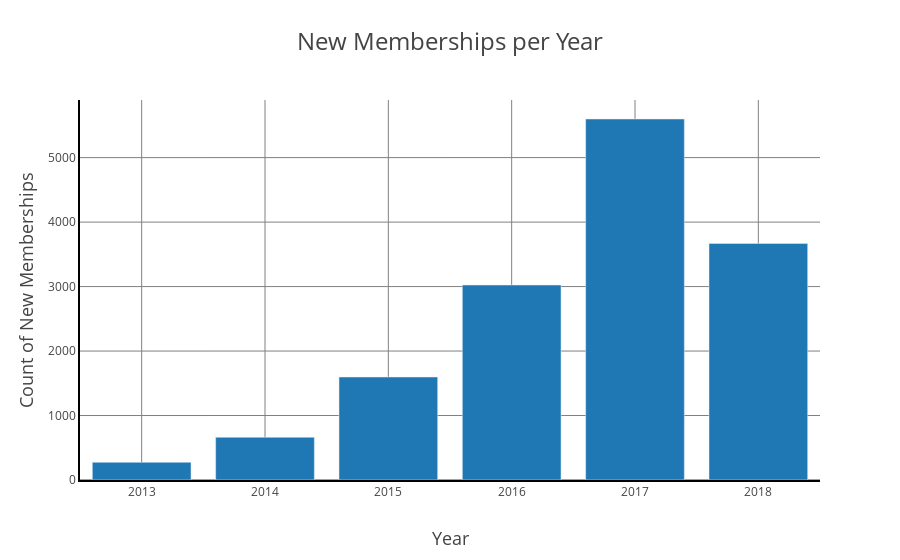
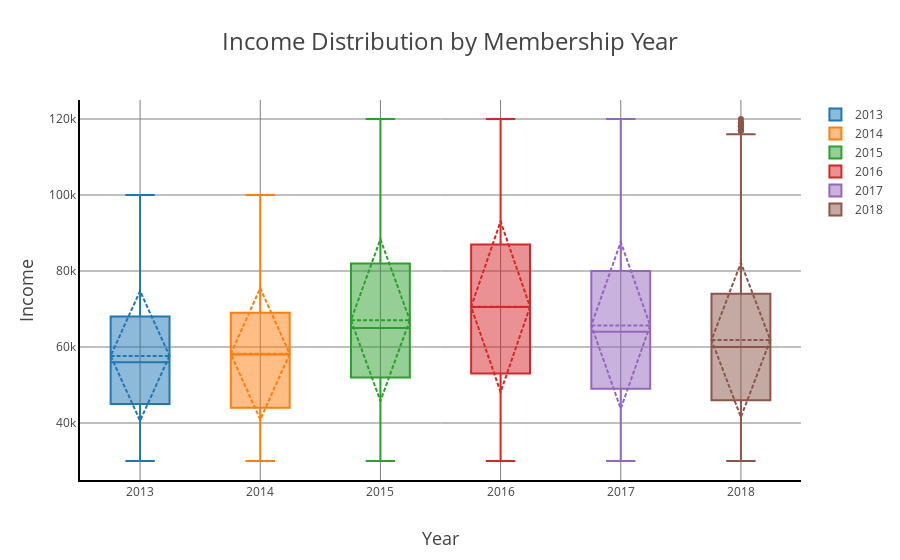

Notebook source saved alongside these figures, in order:
### Markdown cell above
### Membership Duration Analysis

### Code cell
cleaned_profile_df['became_member_on'] = pd.to_datetime(cleaned_profile_df['became_member_on'])
cleaned_profile_df['membership_year'] = cleaned_profile_df['became_member_on'].dt.year

# Membership trend over time
memberships_by_year = cleaned_profile_df.groupby('membership_year').size()
fig1 = go.Figure(data=[
    go.Bar(x=memberships_by_year.index, y=memberships_by_year.values)
])
fig1.update_layout(title='New Memberships per Year',
                   xaxis_title='Year',
                   yaxis_title='Count of New Memberships',
                   template= graph_custom_template)
fig1.show()

# Box plot for income by membership year
fig2 = go.Figure()
for year in sorted(cleaned_profile_df['membership_year'].unique()):
    fig2.add_trace(go.Box(
        y=cleaned_profile_df[cleaned_profile_df['membership_year'] == year]['income'],
        name=str(year),
        boxmean='sd'
    ))
fig2.update_layout(title='Income Distribution by Membership Year',
                   xaxis_title='Year',
                   yaxis_title='Income',
                   template=graph_custom_template)
fig2.show()

# Box plot for age by membership year
fig3 = go.Figure()
for year in sorted(cleaned_profile_df['membership_year'].unique()):
    fig3.add_trace(go.Box(
        y=cleaned_profile_df[cleaned_profile_df['membership_year'] == year]['age'],
        name=str(year),
        boxmean='sd'
    ))
fig3.update_layout(title='Age Distribution by Membership Year',
                   xaxis_title='Year',
                   yaxis_title='Age',
                   template=graph_custom_template)
fig3.show()

### Figure 1 — Plotly figure (JSON) as saved in the notebook; plotly's stock layout.template omitted (floating-point values rounded to 4 significant figures)
{"data": [{"type": "bar", "x": [2013, 2014, 2015, 2016, 2017, 2018], "y": [274, 662, 1597, 3024, 5599, 3669]}], "layout": {"title": {"text": "New Memberships per Year"}, "xaxis": {"title": {"text": "Year"}}, "yaxis": {"title": {"text": "Count of New Memberships"}}}}

### Figure 2 — Plotly figure (JSON) as saved in the notebook; plotly's stock layout.template omitted (floating-point values rounded to 4 significant figures; data arrays with more than 128 entries replaced by an {"elided": "..."} marker saying what was removed)
{"data": [{"boxmean": "sd", "name": "2013", "type": "box", "y": {"elided": "274 int values"}}, {"boxmean": "sd", "name": "2014", "type": "box", "y": {"elided": "662 int values"}}, {"boxmean": "sd", "name": "2015", "type": "box", "y": {"elided": "1597 int values"}}, {"boxmean": "sd", "name": "2016", "type": "box", "y": {"elided": "3024 int values"}}, {"boxmean": "sd", "name": "2017", "type": "box", "y": {"elided": "5599 int values"}}, {"boxmean": "sd", "name": "2018", "type": "box", "y": {"elided": "3669 int values"}}], "layout": {"title": {"text": "Income Distribution by Membership Year"}, "xaxis": {"title": {"text": "Year"}}, "yaxis": {"title": {"text": "Income"}}}}
